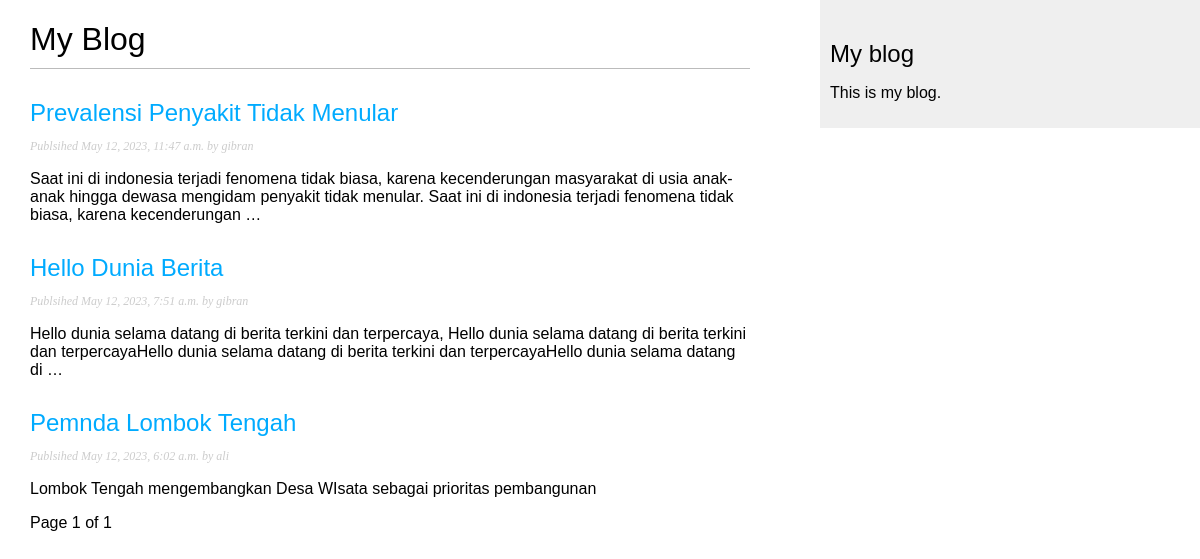
The page /blog/ on the database as committed earlier.
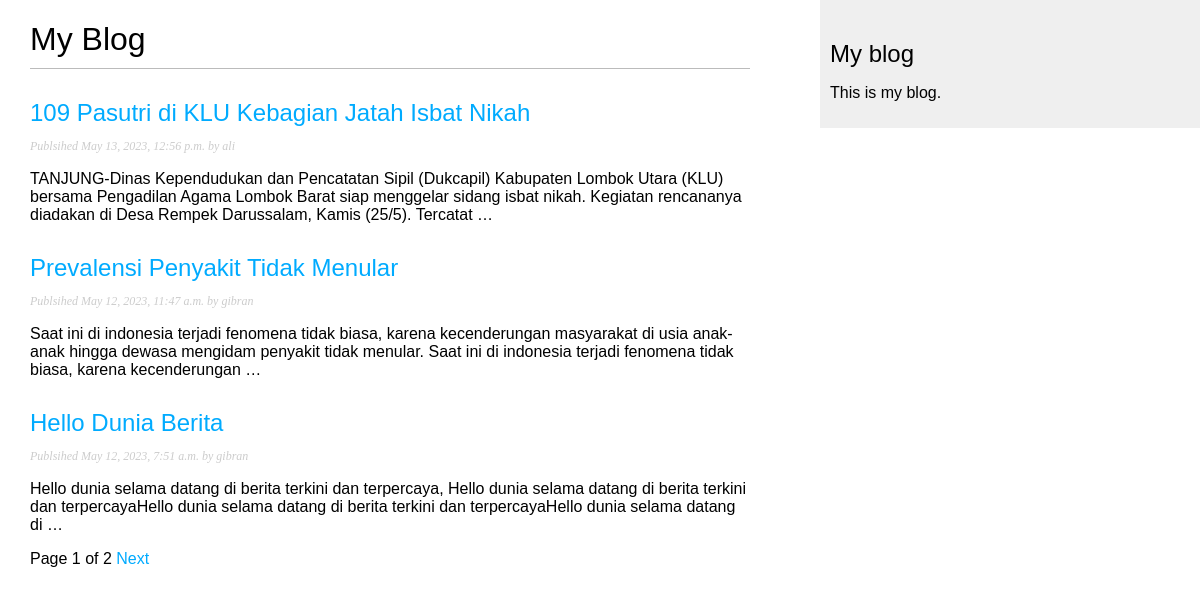
The same page on the database as committed later.
### blog/models.py (models this page shows, shortened)
class Post(models.Model):
    class Status(models.TextChoices):
        DRAFT= 'DF','Draft'
        PUBLISHED = 'PB','Published'
    title = models.CharField(max_length=250)
    slug = models.SlugField(max_length=250, unique_for_date='publish')
    author = models.ForeignKey(User, on_delete=models.CASCADE, related_name='blog_posts')
    body = models.TextField()
    publish = models.DateTimeField(default=timezone.now)
    created = models.DateTimeField(auto_created=True)
    updated = models.DateTimeField(auto_now=True)
    status = models.CharField(max_length=2, choices=Status.choices, default=Status.DRAFT)
    objects = models.Manager()
    published = PublishManager()
    class Meta:
        ordering = ['-publish']
        indexes = [
            models.Index(fields=['-publish'])
        ]
    def get_absolute_url(self):
        return reverse('blog:post_detail', args=[
            self.publish.year,
            self.publish.month,
            self.publish.day,
            self.slug
        ])

### blog/views.py (the view)
# urls.py: path('', views.post_list, name='post_list'),
def post_list(request):
    post_list = Post.published.all()
    paginator = Paginator(post_list, 3)
    page_number = request.GET.get('page',1)
    try:
        posts = paginator.page(page_number)
    except PageNotAnInteger:
        posts = paginator.page(1)
    except EmptyPage:
        posts = paginator.page(paginator.num_pages)
    return render(request,'blog/post/list.html',{'posts':posts})

### blog/models.py (called while the page is built)
    def get_queryset(self):
        return super().get_queryset().filter(status=Post.Status.PUBLISHED)

### blog/templates/blog/post/list.html (shortened to what this page needs)
{% extends "blog/base.html" %}
{% block content %}
    <h1>My Blog </h1>
    {% for post in posts %}
    <h2>
        <a href="{{ post.get_absolute_url }}">{{ post.title }}</a>
    </h2>
        <p class="date">
            Publsihed {{ post.publish }} by {{ post.author }}
        </p>
        {{ post.body|truncatewords:30|linebreaks}}
    {% endfor %}
    {% include 'pagination.html' with page=posts %}
{% endblock%}

Rows that differ between the two databases and show on the page:
no longer on this page (row unchanged): Post: title "Pemnda Lombok Tengah", publish "May 12, 2023, 6:02 a.m.", author "ali", body "Lombok Tengah mengembangkan Desa WIsata sebagai prioritas pembangunan"
added Post: title "109 Pasutri di KLU Kebagian Jatah Isbat Nikah", publish "May 13, 2023, 12:56 p.m.", author "ali", body "TANJUNG-Dinas Kependudukan dan Pencatatan Sipil (Dukcapil) Kabupaten Lombok Utara (KLU) bersama Pengadilan Agama Lombok Barat siap menggelar sidang isbat nikah. Kegiatan rencananya diadakan di Desa Rempek Darussalam, Kamis (25/5). Tercatat …"
Other text that changed with them:
{{ page.paginator.num_pages }}: "1" → "2"
text now shown: "Next"
